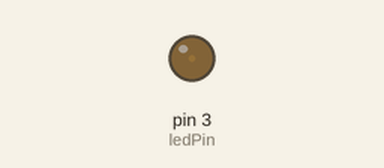
Recording of a sketch running on a simulated Arduino Uno, built with avr-gcc and run on an emulated ATmega328P. Parts: output pins drawn as LEDs (lit = HIGH).

Above: at 0.05 s.
At 1.15 s:
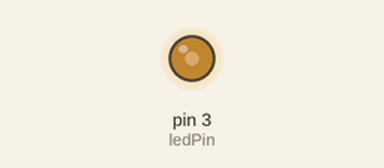
At 2.3 s:
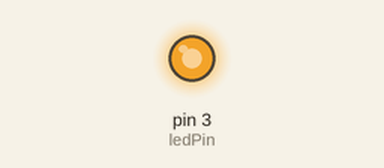
At 4.6 s:
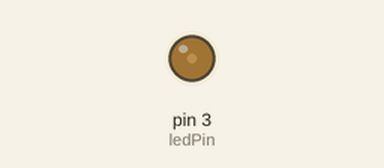
Timing chart, 0 to 6.9 s (numbered marks = the images above):
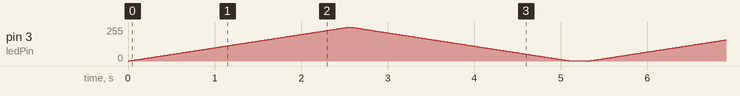

The sketch:

Led_breathing.ino
```cpp
int ledPin = 3;
void setup() {
  // put your setup code here, to run once:
  pinMode(ledPin,OUTPUT);
}

void loop() {
  // put your main code here, to run repeatedly:
  for(int i=0;i<= 255;i++){ // PWM function, for varing voltage output
    analogWrite(ledPin,i);
    delay(10);
  }

  for(int j=255;j>0;j--){
    analogWrite(ledPin,j);
    delay(10);
  }
  delay(200);

}
```
